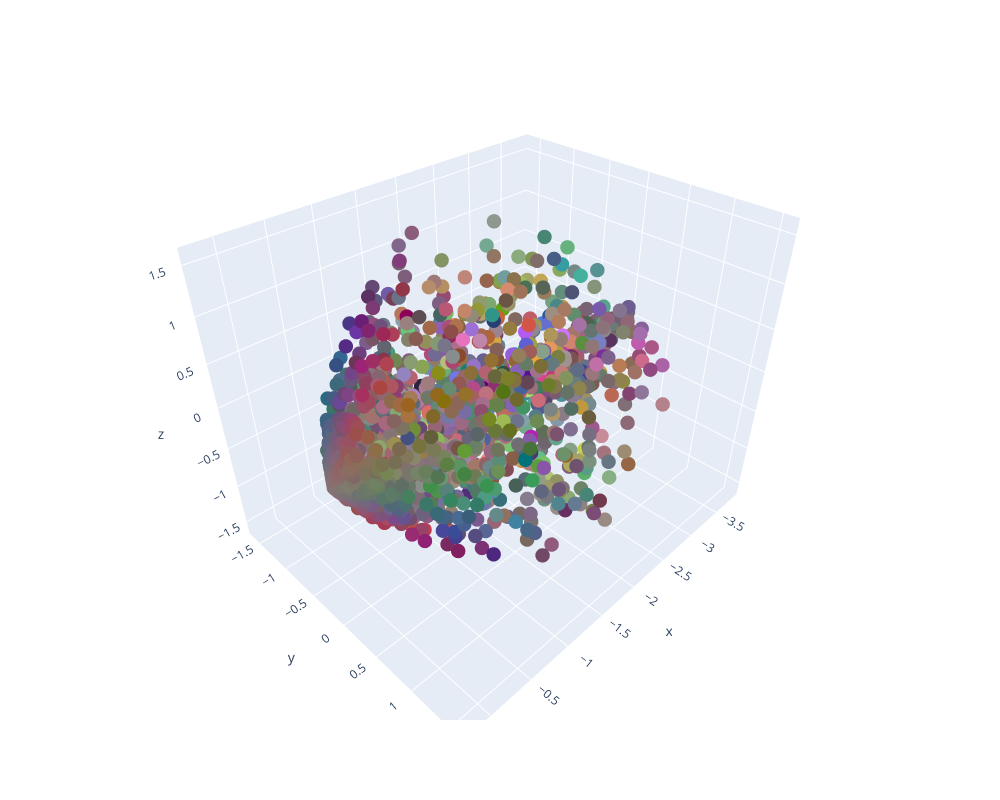

Here is the notebook cell this chart was saved with:
### Code cell
# plot 3d of data
import plotly.express as px
import plotly.graph_objects as go
import pandas as pd
import matplotlib.colors as mcolors

# load the data into a pandas dataframe
# data_3d = np.load('/home/stefano/Desktop/ao.npy')

data = synth_1_tsne.copy()
df = pd.DataFrame(data[:,:3], columns=['x', 'y', 'z'])

# nel data frame scrivo anche a quale indice appartiene il dato
df['Index'] = indices

# assegno un colore in base le 
df['r'] = data[:, 3]
df['g'] = data[:, 4]
df['b'] = data[:, 5]
# normalizzo tra 0,1
df['r'] = (df['r'] - df['r'].min()) / (df['r'].max() - df['r'].min())
df['g'] = (df['g'] - df['g'].min()) / (df['g'].max() - df['g'].min())
df['b'] = (df['b'] - df['b'].min()) / (df['b'].max() - df['b'].min())
# ottengo RGB da r,g,b
df['color'] = df.apply(lambda x: [x['r'], x['g'], x['b']], axis=1)

df['color_hex'] = df['color'].apply(mcolors.rgb2hex)

# quando la freccia si posa su un punto voglio che si mostri anche il campo 'Index' del dataframe
fig = px.scatter_3d(
    df, 
    x='x', 
    y='y', 
    z='z',
    opacity=1.0,
    width=1000,  # Imposta la larghezza del grafico
    height=800,  # Imposta l'altezza del grafico
    hover_data=['color_hex', 'Index'],  # Mostra l'indice del punto quando ci si posa sopra
)

fig.update_traces(marker=dict(color=df['color_hex'], size=5))

# Mostra il grafico interattivo
fig.show()

### Figure 1 — Plotly figure (JSON) as saved in the notebook; plotly's stock layout.template omitted (floating-point values rounded to 4 significant figures; data arrays with more than 128 entries replaced by an {"elided": "..."} marker saying what was removed)
{"data": [{"customdata": {"elided": "10000x2 mixed values"}, "hovertemplate": "x=%{x}<br>y=%{y}<br>z=%{z}<br>color_hex=%{customdata[0]}<br>Index=%{customdata[1]}<extra></extra>", "legendgroup": "", "marker": {"color": {"elided": "10000 str values"}, "opacity": 1, "size": 5, "symbol": "circle"}, "mode": "markers", "name": "", "scene": "scene", "showlegend": false, "type": "scatter3d", "x": {"elided": "10000 float values"}, "y": {"elided": "10000 float values"}, "z": {"elided": "10000 float values"}}], "layout": {"height": 800, "legend": {"tracegroupgap": 0}, "margin": {"t": 60}, "scene": {"domain": {"x": [0, 1], "y": [0, 1]}, "xaxis": {"title": {"text": "x"}}, "yaxis": {"title": {"text": "y"}}, "zaxis": {"title": {"text": "z"}}}, "width": 1000}}
